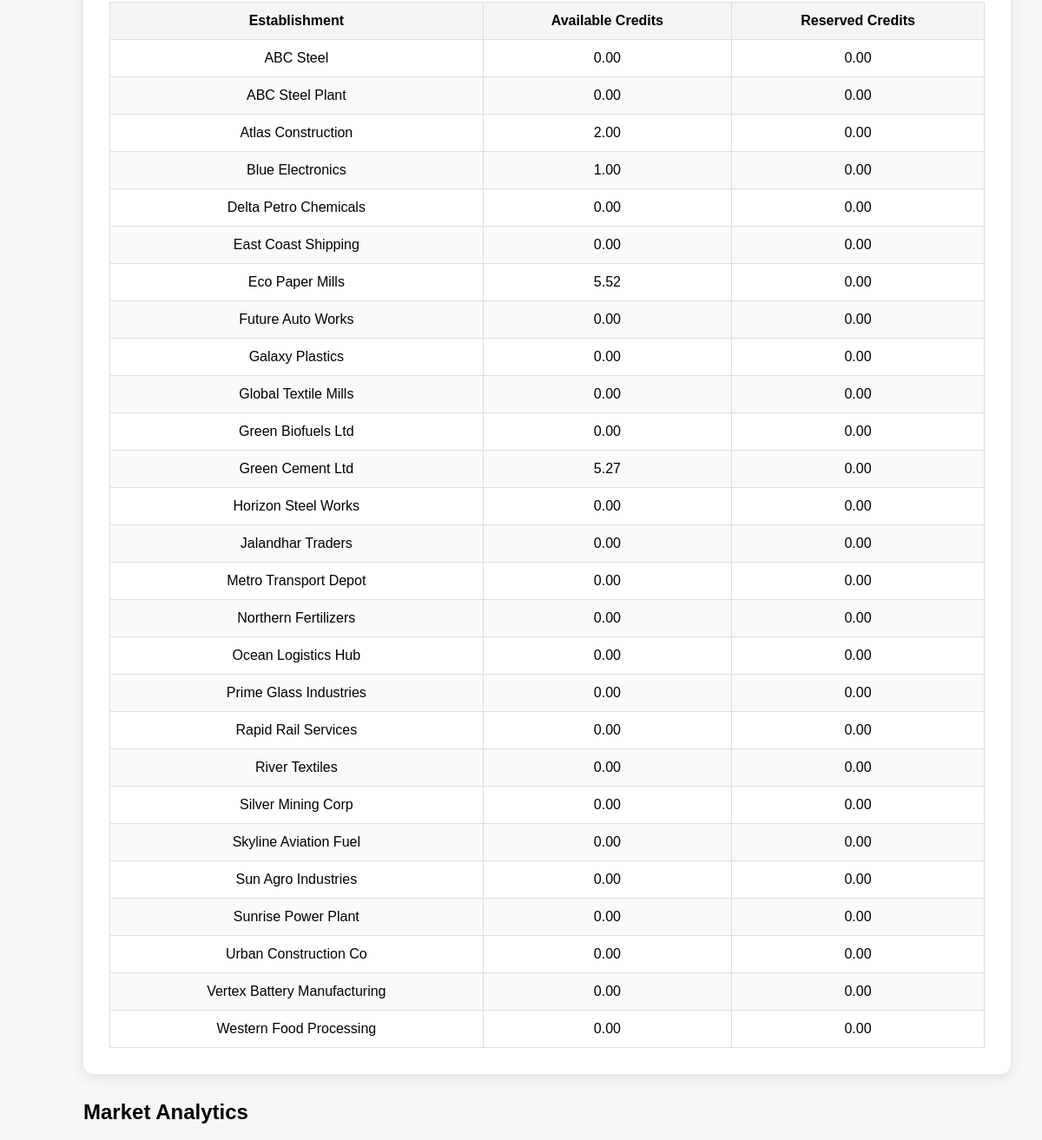
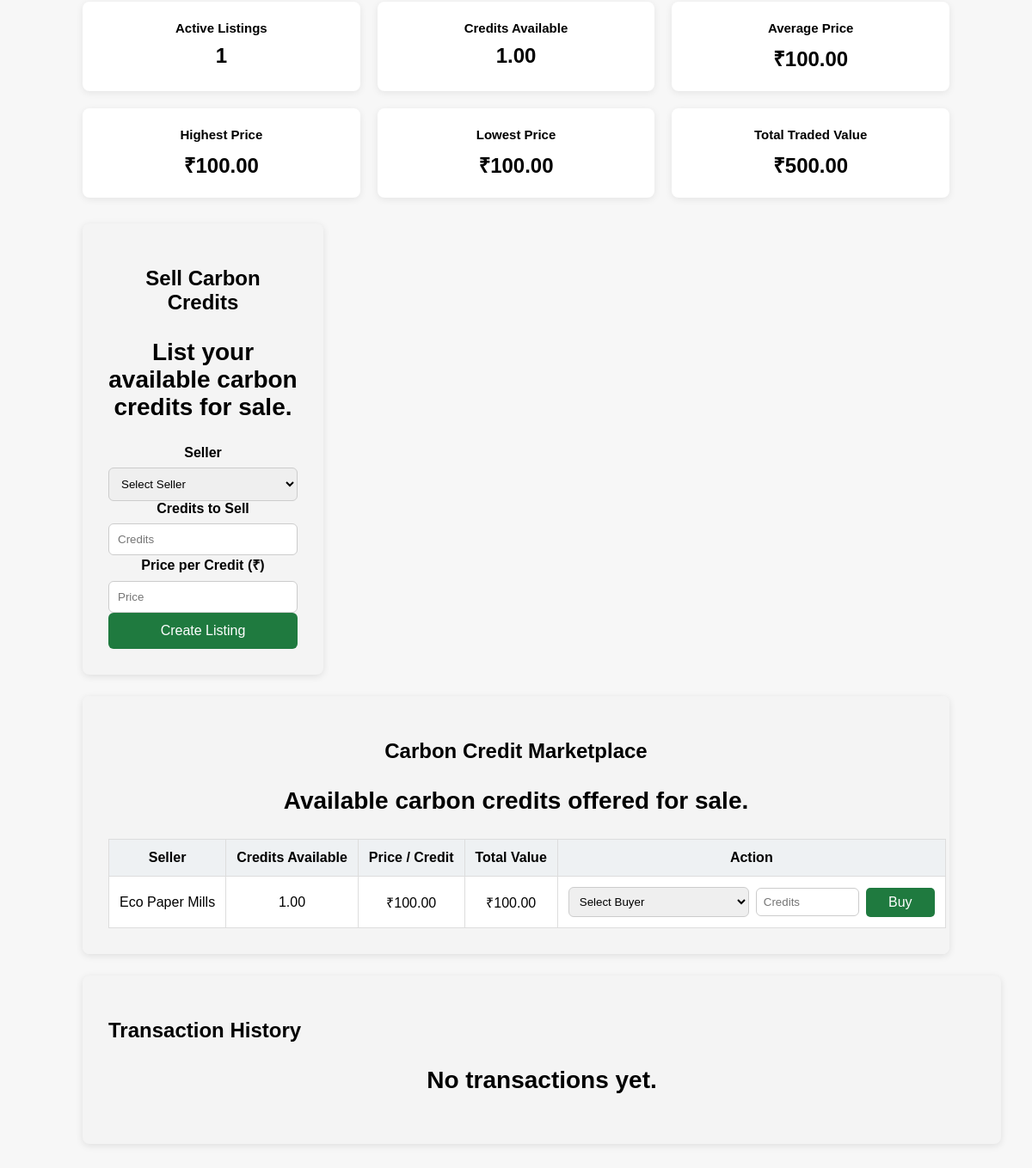
The page /trade (lower part) on the database as committed earlier (2 pictures, top to bottom).
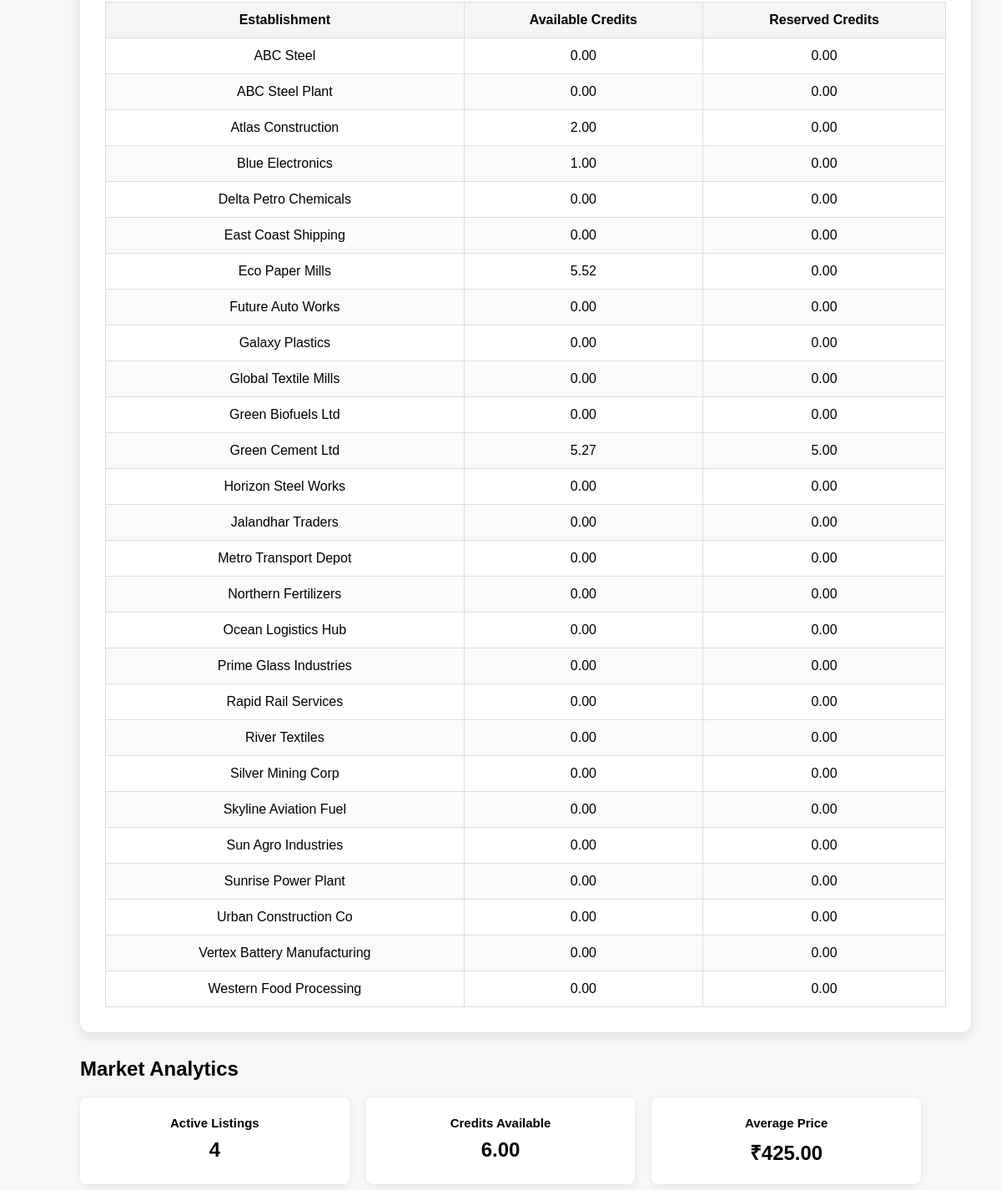
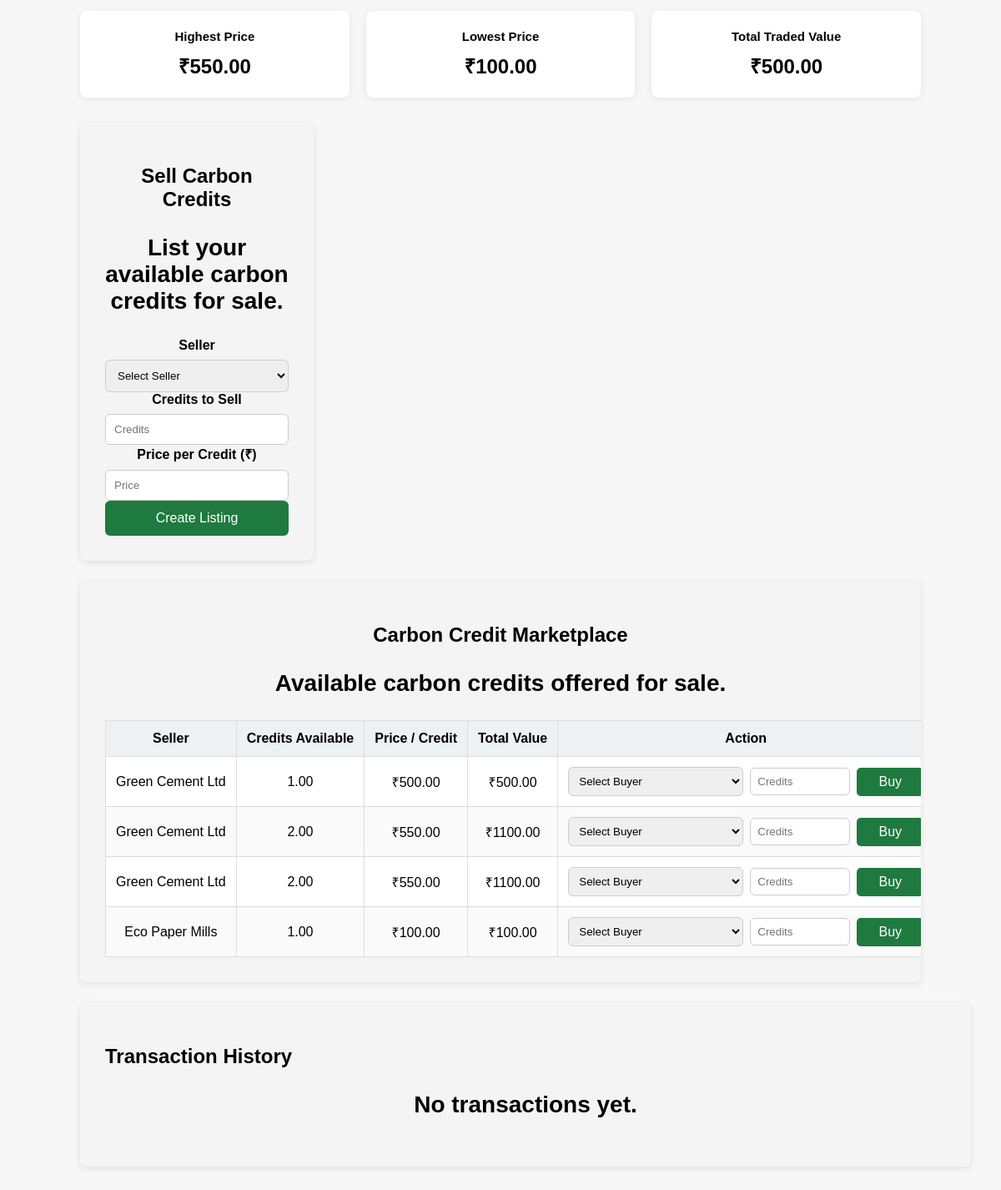
The same page on the database as committed later (2 pictures, top to bottom).
### tables this page shows
CREATE TABLE Credit_Wallet (wallet_id INTEGER PRIMARY KEY AUTOINCREMENT, est_id INTEGER NOT NULL UNIQUE, available_credit REAL NOT NULL DEFAULT 0 CHECK(available_credit >= 0), reserved_credit REAL NOT NULL DEFAULT 0 CHECK(reserved_credit >= 0), updated_at TEXT DEFAULT CURRENT_TIMESTAMP, FOREIGN KEY (est_id) REFERENCES Establishment(est_id));

CREATE TABLE Establishment (    est_id INTEGER PRIMARY KEY AUTOINCREMENT,    est_name TEXT NOT NULL,    est_type TEXT,    location TEXT);

CREATE TABLE Credit_Listing (listing_id INTEGER PRIMARY KEY AUTOINCREMENT, seller_est_id INTEGER NOT NULL, credit_amount REAL NOT NULL CHECK(credit_amount > 0), remaining_credit REAL NOT NULL CHECK(remaining_credit >= 0 AND remaining_credit <= credit_amount), price_per_credit REAL NOT NULL CHECK(price_per_credit >= 0), status TEXT NOT NULL DEFAULT 'Active' CHECK(status IN ('Active','Sold','Cancelled')), created_at TEXT DEFAULT CURRENT_TIMESTAMP, FOREIGN KEY(seller_est_id) REFERENCES Establishment(est_id));

### app.py (the view, shortened to what this page needs)
@app.route("/trade", methods=["GET", "POST"])
def trade():
    conn = get_db()
    establishments = conn.execute("SELECT est_id,est_name FROM Establishment ORDER BY est_name").fetchall()
    wallets = conn.execute("SELECT cw.est_id,e.est_name,cw.available_credit,cw.reserved_credit FROM Credit_Wallet cw JOIN Establishment e ON cw.est_id=e.est_id ORDER BY e.est_name").fetchall()
    transactions = conn.execute("SELECT ct.transaction_id,s.est_name AS seller,b.est_name AS buyer,ct.credit_amount,ct.price_per_credit,ct.total_amount,ct.status,ct.created_at FROM Credit_Transaction ct JOIN Establishment s ON ct.seller_est_id=s.est_id JOIN Establishment b ON ct.buyer_est_id=b.est_id ORDER BY ct.created_at DESC").fetchall()
    listings = conn.execute("SELECT cl.listing_id,cl.seller_est_id,e.est_name,cl.credit_amount,cl.remaining_credit,cl.price_per_credit,cl.status,cl.created_at FROM Credit_Listing cl JOIN Establishment e ON cl.seller_est_id=e.est_id WHERE cl.status='Active' AND cl.remaining_credit>0 ORDER BY cl.created_at DESC").fetchall()
    active_listings = conn.execute("SELECT COUNT(*) FROM Credit_Listing WHERE status='Active'").fetchone()[0]
    credits_available = conn.execute("SELECT COALESCE(SUM(remaining_credit),0) FROM Credit_Listing WHERE status='Active'").fetchone()[0]
    average_price = conn.execute("SELECT COALESCE(AVG(price_per_credit),0) FROM Credit_Listing WHERE status='Active'").fetchone()[0]
    highest_price = conn.execute("SELECT COALESCE(MAX(price_per_credit),0) FROM Credit_Listing WHERE status='Active'").fetchone()[0]
    lowest_price = conn.execute("SELECT COALESCE(MIN(price_per_credit),0) FROM Credit_Listing WHERE status='Active'").fetchone()[0]
    total_trade_value = conn.execute("SELECT COALESCE(SUM(total_amount),0) FROM Credit_Transaction WHERE status='Completed'").fetchone()[0]
    conn.close()
    return render_template("trade.html", establishments=establishments, wallets=wallets, listings=listings, active_listings=active_listings, credits_available=credits_available, average_price=average_price, highest_price=highest_price, lowest_price=lowest_price, total_trade_value=total_trade_value)

### app.py (called while the page is built)
def get_db():
    conn = sqlite3.connect("cc.db")
    conn.row_factory = sqlite3.Row
    return conn

### templates/trade.html (shortened to what this page needs)
<!DOCTYPE html>
<html>
<head>
    <link rel="stylesheet" href="{{ url_for('static', filename='style.css') }}">
</head>
<body>
<div class="trade-container">
    <div class="trade-card wallet-section">
        <table>
            <thead>
                <tr>
                    <th>Establishment</th>
                    <th>Available Credits</th>
                    <th>Reserved Credits</th>
                </tr>
            </thead>
            <tbody>
                {% for wallet in wallets %}
                <tr>
                    <td>{{ wallet.est_name }}</td>
                    <td>{{ "%.2f"|format(wallet.available_credit) }}</td>
                    <td>{{ "%.2f"|format(wallet.reserved_credit) }}</td>
                </tr>
                {% endfor %}
            </tbody>
        </table>
    </div>
    <section class="market-analytics">
    <h2>Market Analytics</h2>
    <div class="analytics-grid">
        <div class="analytics-card">
            <h3>Active Listings</h3>
            <p>{{ active_listings }}</p>
        </div>
        <div class="analytics-card">
            <h3>Credits Available</h3>
            <p>{{ "%.2f"|format(credits_available) }}</p>
        </div>
        <div class="analytics-card">
            <h3>Average Price</h3>
            <p>₹{{ "%.2f"|format(average_price) }}</p>
        </div>
        <div class="analytics-card">
            <h3>Highest Price</h3>
            <p>₹{{ "%.2f"|format(highest_price) }}</p>
        </div>
        <div class="analytics-card">
            <h3>Lowest Price</h3>
            <p>₹{{ "%.2f"|format(lowest_price) }}</p>
        </div>
        <div class="analytics-card">
            <h3>Total Traded Value</h3>
            <p>₹{{ "%.2f"|format(total_trade_value) }}</p>
        </div>
    </div>
</section>
    <div class="card">
    <h2>Sell Carbon Credits</h2>
    <p>List your available carbon credits for sale.</p>
    <form action="/create-listing" method="POST">
        <label>Seller</label>
        <select name="seller_est_id" required>
            <option value="">Select Seller</option>
        </select>
        <label>Credits to Sell</label>
        <input type="number"
               name="credit_amount"
               min="0.01"
               step="0.01"
               placeholder="Credits"
               required>
        <label>Price per Credit (₹)</label>
        <input type="number"
               name="price_per_credit"
               min="0.01"
               step="0.01"
               placeholder="Price"
               required>
        <button type="submit">Create Listing</button>
    </form>
</div>
    <div class="card marketplace-card">
        <h2>Carbon Credit Marketplace</h2>
        <p>Available carbon credits offered for sale.</p>
        {% if listings %}
        <table>
        <thead>
            <tr>
                <th>Seller</th>
                <th>Credits Available</th>
                <th>Price / Credit</th>
                <th>Total Value</th>
                <th>Action</th>
            </tr>
        </thead>
            <tbody>
                {% for listing in listings %}
                    <tr>
                <td>{{ listing.est_name }}</td>
                    <td>
                        {{ "%.2f"|format(listing.remaining_credit) }}
                    </td>
                    <td>
                        ₹{{ "%.2f"|format(listing.price_per_credit) }}
                    </td>
                    <td>
                        ₹{{ "%.2f"|format(listing.remaining_credit * listing.price_per_credit) }}
                    </td>
                    <td>
                        <form action="/buy-credit" method="POST">
    <select name="buyer_est_id" required>
        <option value="">Select Buyer</option>
    </select>
    <input type="number"
           name="quantity"
           min="0.01"
           max="{{ listing.remaining_credit }}"
           step="0.01"
           placeholder="Credits"
           required>
    <button type="submit">Buy</button>
</form>
                    </td>
                    </tr>
                    {% endfor %}
            </tbody>
        </table>
            {% else %}
                <p>No active carbon-credit listings available.</p>
                    {% endif %}
    </div>
    <div class="card transaction-history">
        <h2>Transaction History</h2>
        {% if transactions %}
        <table>
            <thead>
                <tr>
                    <th>ID</th>
                    <th>Seller</th>
                    <th>Buyer</th>
                    <th>Credits</th>
                    <th>Price / Credit</th>
                    <th>Total Value</th>
                    <th>Status</th>
                    <th>Date</th>
                </tr>
            </thead>
            <tbody>
                {% for transaction in transactions %}
                <tr>
                    <td>{{ transaction.transaction_id }}</td>
                    <td>{{ transaction.seller }}</td>
                    <td>{{ transaction.buyer }}</td>
                    <td>{{ transaction.credit_amount }}</td>
                    <td>₹{{ transaction.price_per_credit }}</td>
                    <td>₹{{ transaction.total_amount }}</td>
                    <td>{{ transaction.status }}</td>
                    <td>{{ transaction.created_at }}</td>
                </tr>
                {% endfor %}
            </tbody>
        </table>
        {% else %}
        <p>No transactions yet.</p>
        {% endif %}
    </div>
</div>
</body>
</html>

### static/style.css (style rules this page uses)
body { font-family: Arial , sans-serif; background:#f7f7f7; margin: 40px;; }
h1, h2 { margin-bottom: 20px; }
table { width:100%; border-collapse:collapse; background:white; margin-top: 30px; }
table th, table td { border:1px solid #ddd; padding:12px; text-align: center; }
th { background: #f0f0f0; }
tr:nth-child(even) { background: #fafafa; }
.card { background: #f4f4f4; padding: 30px; width: 220px; text-align: center; border-radius: 8px; box-shadow: 0px 2px 8px rgba(0,0,0,0.1); }
.card p { font-size: 28px; font-weight: bold; }

### templates/trade.html (style rules this page uses)
.trade-container { width: 90%; max-width: 1200px; margin: 30px auto; padding: 30px; }
.trade-card { background: white; padding: 30px; border-radius: 12px; box-shadow: 0 4px 15px rgba(0,0,0,0.1); width: 100%; max-width: 700px; margin: 0 auto 25px; }
label { display: block; margin-bottom: 8px; font-weight: bold; }
select, input { width: 100%; padding: 10px; border: 1px solid #ccc; border-radius: 6px; box-sizing: border-box; }
button { width: 100%; padding: 12px; border: none; border-radius: 6px; background: #1f7a3f; color: white; font-size: 16px; cursor: pointer; }
.wallet-section { margin-top: 40px; width: 100%; max-width: 1200px; margin: 25px auto; }
table { width: 100%; border-collapse: collapse; margin-top: 15px; }
th, td { padding: 10px; border-bottom: 1px solid #ddd; text-align: left; }
th { background: #f5f5f5; }
.transaction-history { width: 100%; max-width: 1200px; margin: 25px auto; overflow-x: auto; }
.transaction-history h2 { text-align: left; margin-bottom: 15px; }
.marketplace-card { width: 100%; max-width: 1200px; margin: 25px auto; box-sizing: border-box; }
.marketplace-card table { width: 100%; border-collapse: collapse; }
.marketplace-card th,.marketplace-card td { padding: 12px; text-align: center; border-bottom: 1px solid #ddd; white-space: nowrap; }
.marketplace-card th { background: #eef1f3; }
.marketplace-card button { padding: 8px 18px; border: none; border-radius: 5px; cursor: pointer; }
.marketplace-card form { display: flex; align-items: center; gap: 8px; margin: 0; }
.marketplace-card form select, .marketplace-card form input { width: auto; min-width: 120px; padding: 8px; box-sizing: border-box; }
.marketplace-card form button { width: auto; min-width: 80px; padding: 8px 16px; white-space: nowrap; }
.marketplace-card td:last-child { min-width: 360px; }
.marketplace-card { overflow-x: auto; }
.marketplace-card table { min-width: 900px; }
.market-analytics { width: 100%; max-width: 1200px; margin: 30px auto; }
.market-analytics h2 { text-align: left; margin-bottom: 20px; }
.analytics-grid { display: grid; grid-template-columns: repeat(3, 1fr); gap: 20px; }
.analytics-card { background: white; padding: 22px; border-radius: 8px; box-shadow: 0 2px 8px rgba(0,0,0,0.08); text-align: center; }
.analytics-card h3 { margin: 0 0 10px; font-size: 15px; }
.analytics-card p { margin: 0; font-size: 24px; font-weight: bold; }

Rows that differ between the two databases and show on the page:
changed Credit_Wallet "Green Cement Ltd": reserved_credit "0.00" → "5.00"
added Credit_Listing: est_name "Green Cement Ltd", remaining_credit "1.00", price_per_credit "500.00", listing.remaining_credit*listing.price_per_credit "500.00"
added Credit_Listing: est_name "Green Cement Ltd", remaining_credit "2.00", price_per_credit "550.00", listing.remaining_credit*listing.price_per_credit "1100.00"
added Credit_Listing: est_name "Green Cement Ltd", remaining_credit "2.00", price_per_credit "550.00", listing.remaining_credit*listing.price_per_credit "1100.00"
Other text that changed with them:
{{ active_listings }}: "1" → "4"
{{ "%.2f"|format(credits_available) }}: "1.00" → "6.00"
{{ "%.2f"|format(average_price) }}: "100.00" → "425.00"
{{ "%.2f"|format(highest_price) }}: "100.00" → "550.00"
